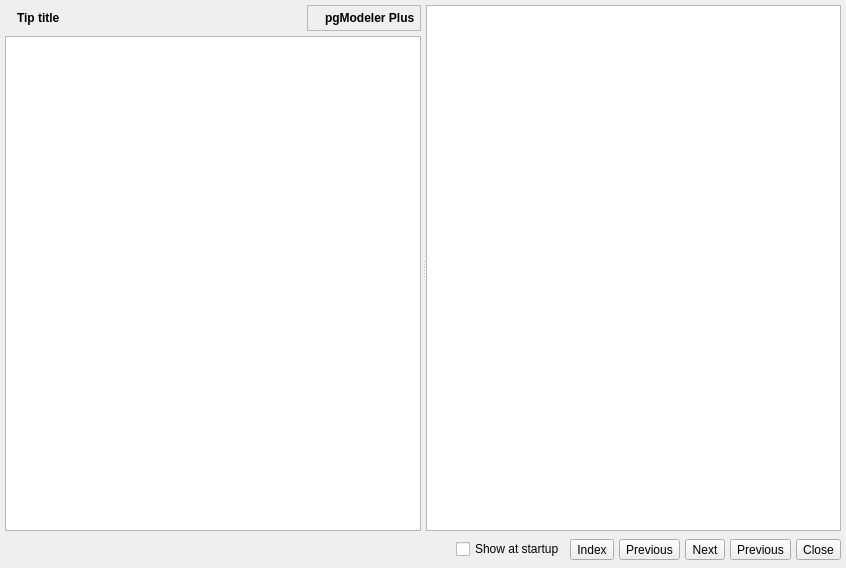
<?xml version="1.0" encoding="UTF-8"?>
<ui version="4.0">
 <class>TipOfDayForm</class>
 <widget class="QWidget" name="TipOfDayForm">
  <property name="geometry">
   <rect>
    <x>0</x>
    <y>0</y>
    <width>846</width>
    <height>568</height>
   </rect>
  </property>
  <property name="windowTitle">
   <string>Tip of the day</string>
  </property>
  <layout class="QVBoxLayout" name="verticalLayout_2">
   <property name="spacing">
    <number>5</number>
   </property>
   <property name="leftMargin">
    <number>5</number>
   </property>
   <property name="topMargin">
    <number>5</number>
   </property>
   <property name="rightMargin">
    <number>5</number>
   </property>
   <property name="bottomMargin">
    <number>5</number>
   </property>
   <item>
    <widget class="QSplitter" name="splitter">
     <property name="sizePolicy">
      <sizepolicy hsizetype="Expanding" vsizetype="Expanding">
       <horstretch>0</horstretch>
       <verstretch>0</verstretch>
      </sizepolicy>
     </property>
     <property name="orientation">
      <enum>Qt::Orientation::Horizontal</enum>
     </property>
     <property name="handleWidth">
      <number>5</number>
     </property>
     <property name="childrenCollapsible">
      <bool>false</bool>
     </property>
     <widget class="QWidget" name="layoutWidget">
      <layout class="QVBoxLayout" name="verticalLayout">
       <property name="spacing">
        <number>5</number>
       </property>
       <item>
        <layout class="QHBoxLayout" name="horizontalLayout_2">
         <property name="spacing">
          <number>5</number>
         </property>
         <item>
          <widget class="QLabel" name="tip_title_ico_lbl">
           <property name="minimumSize">
            <size>
             <width>0</width>
             <height>0</height>
            </size>
           </property>
           <property name="maximumSize">
            <size>
             <width>28</width>
             <height>28</height>
            </size>
           </property>
           <property name="text">
            <string/>
           </property>
           <property name="pixmap">
            <pixmap resource="../res/resources.qrc">:/icons/icons/tipofday.png</pixmap>
           </property>
           <property name="scaledContents">
            <bool>true</bool>
           </property>
          </widget>
         </item>
         <item>
          <widget class="QLabel" name="tip_title_lbl">
           <property name="sizePolicy">
            <sizepolicy hsizetype="Expanding" vsizetype="Preferred">
             <horstretch>0</horstretch>
             <verstretch>0</verstretch>
            </sizepolicy>
           </property>
           <property name="font">
            <font>
             <bold>true</bold>
            </font>
           </property>
           <property name="text">
            <string>Tip title</string>
           </property>
          </widget>
         </item>
         <item>
          <widget class="QFrame" name="plus_feat_frm">
           <property name="sizePolicy">
            <sizepolicy hsizetype="Fixed" vsizetype="Preferred">
             <horstretch>0</horstretch>
             <verstretch>0</verstretch>
            </sizepolicy>
           </property>
           <property name="toolTip">
            <string>This tip applies only to pgModeler Plus</string>
           </property>
           <property name="frameShape">
            <enum>QFrame::Shape::StyledPanel</enum>
           </property>
           <property name="frameShadow">
            <enum>QFrame::Shadow::Plain</enum>
           </property>
           <layout class="QHBoxLayout" name="horizontalLayout_3">
            <property name="spacing">
             <number>5</number>
            </property>
            <property name="leftMargin">
             <number>5</number>
            </property>
            <property name="topMargin">
             <number>5</number>
            </property>
            <property name="rightMargin">
             <number>5</number>
            </property>
            <property name="bottomMargin">
             <number>5</number>
            </property>
            <item>
             <widget class="QLabel" name="plus_feat_ico_lbl">
              <property name="sizePolicy">
               <sizepolicy hsizetype="Fixed" vsizetype="Fixed">
                <horstretch>0</horstretch>
                <verstretch>0</verstretch>
               </sizepolicy>
              </property>
              <property name="minimumSize">
               <size>
                <width>0</width>
                <height>0</height>
               </size>
              </property>
              <property name="maximumSize">
               <size>
                <width>20</width>
                <height>20</height>
               </size>
              </property>
              <property name="text">
               <string/>
              </property>
              <property name="pixmap">
               <pixmap resource="../res/resources.qrc">:/icons/icons/star.png</pixmap>
              </property>
              <property name="scaledContents">
               <bool>true</bool>
              </property>
             </widget>
            </item>
            <item>
             <widget class="QLabel" name="plus_feat_lbl">
              <property name="sizePolicy">
               <sizepolicy hsizetype="Fixed" vsizetype="Preferred">
                <horstretch>0</horstretch>
                <verstretch>0</verstretch>
               </sizepolicy>
              </property>
              <property name="font">
               <font>
                <bold>true</bold>
               </font>
              </property>
              <property name="text">
               <string>pgModeler Plus</string>
              </property>
             </widget>
            </item>
           </layout>
          </widget>
         </item>
        </layout>
       </item>
       <item>
        <widget class="QTextBrowser" name="tip_txt"/>
       </item>
      </layout>
     </widget>
     <widget class="QTreeWidget" name="index_trw">
      <property name="editTriggers">
       <set>QAbstractItemView::EditTrigger::NoEditTriggers</set>
      </property>
      <property name="alternatingRowColors">
       <bool>true</bool>
      </property>
      <property name="indentation">
       <number>17</number>
      </property>
      <property name="uniformRowHeights">
       <bool>true</bool>
      </property>
      <property name="sortingEnabled">
       <bool>false</bool>
      </property>
      <property name="animated">
       <bool>true</bool>
      </property>
      <attribute name="headerVisible">
       <bool>false</bool>
      </attribute>
      <column>
       <property name="text">
        <string>Tips of the day</string>
       </property>
      </column>
     </widget>
    </widget>
   </item>
   <item>
    <layout class="QHBoxLayout" name="horizontalLayout">
     <property name="spacing">
      <number>5</number>
     </property>
     <property name="sizeConstraint">
      <enum>QLayout::SizeConstraint::SetDefaultConstraint</enum>
     </property>
     <property name="leftMargin">
      <number>5</number>
     </property>
     <property name="rightMargin">
      <number>0</number>
     </property>
     <item>
      <widget class="QLabel" name="pgmodeler_name_lbl">
       <property name="sizePolicy">
        <sizepolicy hsizetype="Preferred" vsizetype="Fixed">
         <horstretch>0</horstretch>
         <verstretch>0</verstretch>
        </sizepolicy>
       </property>
       <property name="maximumSize">
        <size>
         <width>169</width>
         <height>35</height>
        </size>
       </property>
       <property name="text">
        <string/>
       </property>
       <property name="pixmap">
        <pixmap resource="../res/resources.qrc">:/images/images/pgmodeler_name.png</pixmap>
       </property>
       <property name="scaledContents">
        <bool>true</bool>
       </property>
      </widget>
     </item>
     <item>
      <spacer name="hspacer">
       <property name="orientation">
        <enum>Qt::Orientation::Horizontal</enum>
       </property>
       <property name="sizeType">
        <enum>QSizePolicy::Policy::Expanding</enum>
       </property>
       <property name="sizeHint" stdset="0">
        <size>
         <width>200</width>
         <height>27</height>
        </size>
       </property>
      </spacer>
     </item>
     <item>
      <widget class="QCheckBox" name="show_at_startup_chk">
       <property name="text">
        <string>Show at startup</string>
       </property>
      </widget>
     </item>
     <item>
      <widget class="QToolButton" name="index_tb">
       <property name="sizePolicy">
        <sizepolicy hsizetype="Fixed" vsizetype="Fixed">
         <horstretch>0</horstretch>
         <verstretch>0</verstretch>
        </sizepolicy>
       </property>
       <property name="maximumSize">
        <size>
         <width>16777215</width>
         <height>16777215</height>
        </size>
       </property>
       <property name="text">
        <string>Index</string>
       </property>
       <property name="icon">
        <iconset resource="../res/resources.qrc">
         <normaloff>:/icons/icons/bookmark.png</normaloff>:/icons/icons/bookmark.png</iconset>
       </property>
       <property name="iconSize">
        <size>
         <width>28</width>
         <height>28</height>
        </size>
       </property>
       <property name="checkable">
        <bool>true</bool>
       </property>
       <property name="checked">
        <bool>false</bool>
       </property>
       <property name="toolButtonStyle">
        <enum>Qt::ToolButtonStyle::ToolButtonIconOnly</enum>
       </property>
      </widget>
     </item>
     <item>
      <widget class="QToolButton" name="previous_tb">
       <property name="sizePolicy">
        <sizepolicy hsizetype="Fixed" vsizetype="Fixed">
         <horstretch>0</horstretch>
         <verstretch>0</verstretch>
        </sizepolicy>
       </property>
       <property name="maximumSize">
        <size>
         <width>16777215</width>
         <height>16777215</height>
        </size>
       </property>
       <property name="text">
        <string>Previous</string>
       </property>
       <property name="icon">
        <iconset resource="../res/resources.qrc">
         <normaloff>:/icons/icons/previous.png</normaloff>:/icons/icons/previous.png</iconset>
       </property>
       <property name="iconSize">
        <size>
         <width>28</width>
         <height>28</height>
        </size>
       </property>
       <property name="toolButtonStyle">
        <enum>Qt::ToolButtonStyle::ToolButtonIconOnly</enum>
       </property>
      </widget>
     </item>
     <item>
      <widget class="QToolButton" name="next_tb">
       <property name="sizePolicy">
        <sizepolicy hsizetype="Fixed" vsizetype="Fixed">
         <horstretch>0</horstretch>
         <verstretch>0</verstretch>
        </sizepolicy>
       </property>
       <property name="maximumSize">
        <size>
         <width>16777215</width>
         <height>16777215</height>
        </size>
       </property>
       <property name="text">
        <string>Next</string>
       </property>
       <property name="icon">
        <iconset resource="../res/resources.qrc">
         <normaloff>:/icons/icons/next.png</normaloff>:/icons/icons/next.png</iconset>
       </property>
       <property name="iconSize">
        <size>
         <width>28</width>
         <height>28</height>
        </size>
       </property>
       <property name="toolButtonStyle">
        <enum>Qt::ToolButtonStyle::ToolButtonIconOnly</enum>
       </property>
      </widget>
     </item>
     <item>
      <widget class="QToolButton" name="random_tb">
       <property name="sizePolicy">
        <sizepolicy hsizetype="Fixed" vsizetype="Fixed">
         <horstretch>0</horstretch>
         <verstretch>0</verstretch>
        </sizepolicy>
       </property>
       <property name="maximumSize">
        <size>
         <width>16777215</width>
         <height>16777215</height>
        </size>
       </property>
       <property name="text">
        <string>Previous</string>
       </property>
       <property name="icon">
        <iconset resource="../res/resources.qrc">
         <normaloff>:/icons/icons/random.png</normaloff>:/icons/icons/random.png</iconset>
       </property>
       <property name="iconSize">
        <size>
         <width>28</width>
         <height>28</height>
        </size>
       </property>
       <property name="checkable">
        <bool>false</bool>
       </property>
       <property name="checked">
        <bool>false</bool>
       </property>
       <property name="toolButtonStyle">
        <enum>Qt::ToolButtonStyle::ToolButtonIconOnly</enum>
       </property>
      </widget>
     </item>
     <item>
      <widget class="QToolButton" name="close_tb">
       <property name="sizePolicy">
        <sizepolicy hsizetype="Fixed" vsizetype="Fixed">
         <horstretch>0</horstretch>
         <verstretch>0</verstretch>
        </sizepolicy>
       </property>
       <property name="maximumSize">
        <size>
         <width>16777215</width>
         <height>16777215</height>
        </size>
       </property>
       <property name="text">
        <string>Close</string>
       </property>
       <property name="icon">
        <iconset resource="../res/resources.qrc">
         <normaloff>:/icons/icons/close1.png</normaloff>:/icons/icons/close1.png</iconset>
       </property>
       <property name="iconSize">
        <size>
         <width>28</width>
         <height>28</height>
        </size>
       </property>
       <property name="toolButtonStyle">
        <enum>Qt::ToolButtonStyle::ToolButtonIconOnly</enum>
       </property>
      </widget>
     </item>
    </layout>
   </item>
  </layout>
 </widget>
 <resources>
  <include location="../res/resources.qrc"/>
  <include location="../res/resources.qrc"/>
 </resources>
 <connections/>
</ui>
